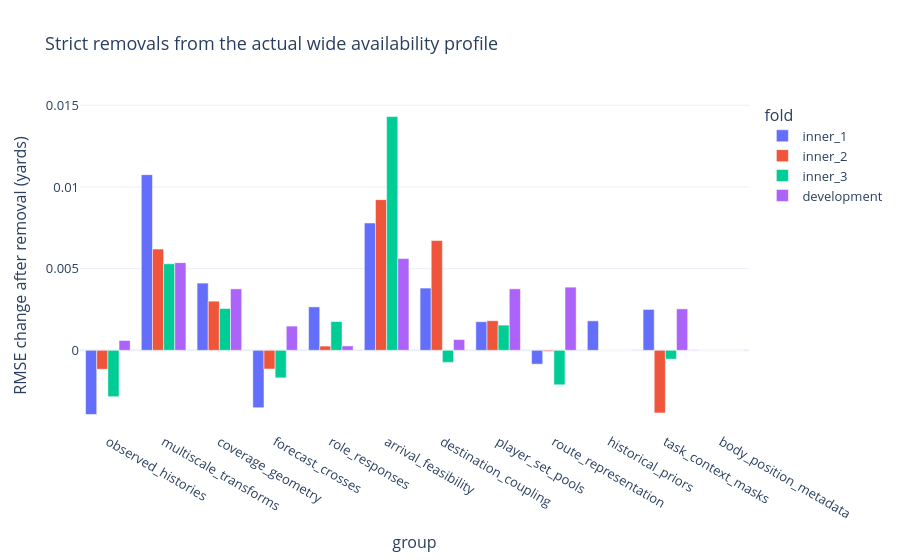

Source (notebook cell):
### Markdown cell above
### Refit group removals on the current wide predictor

These refits use the selected wide availability profile before lossless pruning. Twelve disjoint groups cover all 20 feature families. Each removal preserves the physical baseline and estimator settings and adds no replacement columns. An already absent group is explicitly marked as a structural control, with no fabricated fit.

These are column-group ablations: derived information in other families can remain. Dropping direct history summaries, for example, does not remove every forecast interaction derived from motion.

Positive RMSE changes mean the group supplies useful conditional information. Negative changes identify possible simplifications. Group effects are not additive because other features can substitute. The [predeclared protocol](../docs/WIDE_ABLATION_PROTOCOL.md) keeps the gate open if an omission improves pooled inner RMSE by at least 0.5% without costing any fold more than 1%. Development intervals describe paired game uncertainty and do not choose the representation.

### Code cell
if wide_ablation:
    wide_rows = pd.DataFrame(
        [
            {"fold": fold["fold"], **row}
            for fold in [*wide_ablation["inner_folds"], wide_ablation["development"]]
            for row in fold["models"]
        ]
    )
    display(wide_rows.pivot(index="group", columns="fold", values="rmse_change").round(5))
    display(pd.DataFrame(wide_ablation["pooled_comparisons"]).round(5))
    development_removals = wide_rows[wide_rows.fold.eq("development")].copy()
    display(
        development_removals[
            ["group", "removed_features", "refitted", "coordinate_rmse_yards", "paired_game_ci95"]
        ].round(5)
    )
    interactive(
        px.bar(
            wide_rows,
            x="group",
            y="rmse_change",
            color="fold",
            barmode="group",
            title="Strict removals from the actual wide availability profile",
            labels={"rmse_change": "RMSE change after removal (yards)"},
        )
    )
    ordered = development_removals.sort_values("rmse_change")
    fig, ax = plt.subplots(figsize=(10, 6), layout="constrained")
    positions = range(len(ordered))
    ax.hlines(
        positions,
        [bounds[0] for bounds in ordered.paired_game_ci95],
        [bounds[1] for bounds in ordered.paired_game_ci95],
        color="#64737A",
        linewidth=1.5,
    )
    ax.scatter(ordered.rmse_change, positions, color="#247A89", zorder=3)
    ax.set_yticks(positions, labels=ordered.group.str.replace("_", " "))
    ax.axvline(0, color="#444444", linewidth=0.8)
    ax.set_xlabel("Change in development RMSE (yards); paired 95% game intervals")
    static(fig)
else:
    display(
        Markdown("Current wide-profile group refits are still required before feature closure.")
    )

### Figure 1 — Plotly figure (JSON) as saved in the notebook; plotly's stock layout.template omitted (floating-point values rounded to 4 significant figures)
{"data": [{"alignmentgroup": "True", "hovertemplate": "fold=inner_1<br>group=%{x}<br>RMSE change after removal (yards)=%{y}<extra></extra>", "legendgroup": "inner_1", "marker": {"color": "#636efa", "pattern": {"shape": ""}}, "name": "inner_1", "offsetgroup": "inner_1", "orientation": "v", "showlegend": true, "textposition": "auto", "type": "bar", "x": ["observed_histories", "multiscale_transforms", "coverage_geometry", "forecast_crosses", "role_responses", "arrival_feasibility", "destination_coupling", "player_set_pools", "route_representation", "historical_priors", "task_context_masks", "body_position_metadata"], "xaxis": "x", "y": [-0.003928, 0.01075, 0.004114, -0.003516, 0.002658, 0.007796, 0.00381, 0.001751, -0.000848, 0.001802, 0.002502, 0.0], "yaxis": "y"}, {"alignmentgroup": "True", "hovertemplate": "fold=inner_2<br>group=%{x}<br>RMSE change after removal (yards)=%{y}<extra></extra>", "legendgroup": "inner_2", "marker": {"color": "#EF553B", "pattern": {"shape": ""}}, "name": "inner_2", "offsetgroup": "inner_2", "orientation": "v", "showlegend": true, "textposition": "auto", "type": "bar", "x": ["observed_histories", "multiscale_transforms", "coverage_geometry", "forecast_crosses", "role_responses", "arrival_feasibility", "destination_coupling", "player_set_pools", "route_representation", "historical_priors", "task_context_masks", "body_position_metadata"], "xaxis": "x", "y": [-0.001159, 0.006194, 0.003008, -0.001145, 0.0002575, 0.009225, 0.006717, 0.00181, -6.389e-05, 0.0, -0.003836, 0.0], "yaxis": "y"}, {"alignmentgroup": "True", "hovertemplate": "fold=inner_3<br>group=%{x}<br>RMSE change after removal (yards)=%{y}<extra></extra>", "legendgroup": "inner_3", "marker": {"color": "#00cc96", "pattern": {"shape": ""}}, "name": "inner_3", "offsetgroup": "inner_3", "orientation": "v", "showlegend": true, "textposition": "auto", "type": "bar", "x": ["observed_histories", "multiscale_transforms", "coverage_geometry", "forecast_crosses", "role_responses", "arrival_feasibility", "destination_coupling", "player_set_pools", "route_representation", "historical_priors", "task_context_masks", "body_position_metadata"], "xaxis": "x", "y": [-0.00284, 0.005297, 0.002556, -0.001688, 0.001762, 0.01431, -0.0007387, 0.001542, -0.002114, 0.0, -0.0005403, 0.0], "yaxis": "y"}, {"alignmentgroup": "True", "hovertemplate": "fold=development<br>group=%{x}<br>RMSE change after removal (yards)=%{y}<extra></extra>", "legendgroup": "development", "marker": {"color": "#ab63fa", "pattern": {"shape": ""}}, "name": "development", "offsetgroup": "development", "orientation": "v", "showlegend": true, "textposition": "auto", "type": "bar", "x": ["observed_histories", "multiscale_transforms", "coverage_geometry", "forecast_crosses", "role_responses", "arrival_feasibility", "destination_coupling", "player_set_pools", "route_representation", "historical_priors", "task_context_masks", "body_position_metadata"], "xaxis": "x", "y": [0.0005999, 0.005367, 0.003762, 0.001482, 0.0002679, 0.005615, 0.000658, 0.003763, 0.003866, 0.0, 0.002538, 0.0], "yaxis": "y"}], "layout": {"barmode": "group", "font": {"size": 13}, "legend": {"title": {"text": "fold"}, "tracegroupgap": 0}, "title": {"text": "Strict removals from the actual wide availability profile"}, "xaxis": {"anchor": "y", "domain": [0.0, 1.0], "title": {"text": "group"}}, "yaxis": {"anchor": "x", "domain": [0.0, 1.0], "title": {"text": "RMSE change after removal (yards)"}}}}
